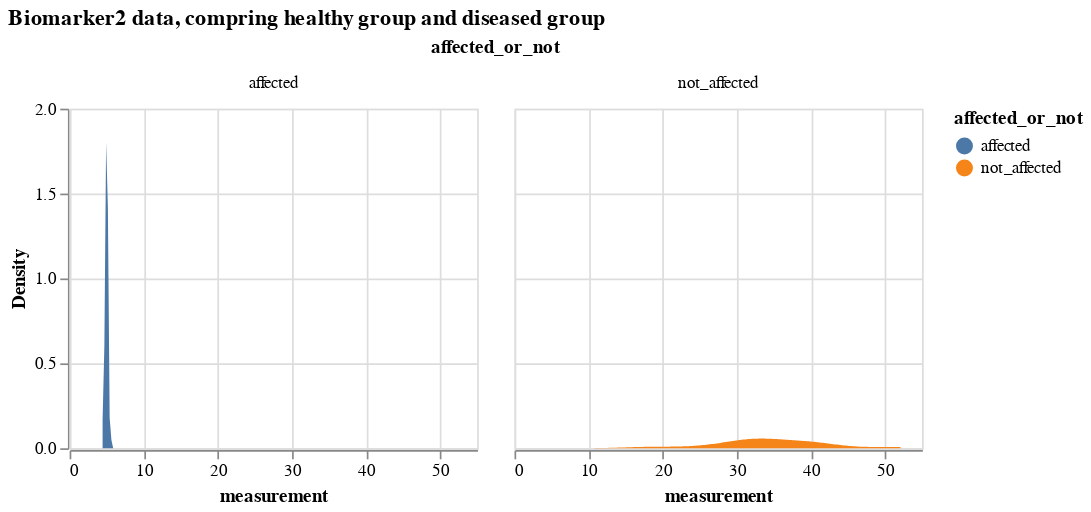

Notebook code for this chart:
### Markdown cell above
### Comparing a certain biomarker data

### Code cell
# select only biomarker 2 
bio_2_data = df_expanded[df_expanded.Biomarker=='Biomarker 2'].drop(['k_j', 'S_n', 'Biomarker'], axis = 1)
# biomarker2 data, comparing from diseased and healthy groups
alt.Chart(bio_2_data).transform_density(
    'measurement',
    as_=['measurement', 'Density'],
    groupby=['affected_or_not']
).mark_area().encode(
    x="measurement:Q",
    y="Density:Q",
    facet = alt.Facet(
        "affected_or_not:N",
    ),
    color=alt.Color(
        'affected_or_not:N'
    )
).properties(
    width= 240,
    height = 200,
).properties(
    title='Biomarker2 data, compring healthy group and diseased group'
)

### Figure 1 — Vega-Lite specification as saved in the notebook (floating-point values rounded to 4 significant figures)
{"config": {"view": {"continuousWidth": 300, "continuousHeight": 300}}, "data": {"name": "data-8596883118979df1413a9482850357c7"}, "mark": {"type": "area"}, "encoding": {"color": {"field": "affected_or_not", "type": "nominal"}, "facet": {"field": "affected_or_not", "type": "nominal"}, "x": {"field": "measurement", "type": "quantitative"}, "y": {"field": "Density", "type": "quantitative"}}, "height": 200, "title": "Biomarker2 data, compring healthy group and diseased group", "transform": [{"density": "measurement", "groupby": ["affected_or_not"], "as": ["measurement", "Density"]}], "width": 240, "$schema": "https://vega.github.io/schema/vega-lite/v5.16.3.json", "datasets": {"data-8596883118979df1413a9482850357c7": [{"participant": 0, "measurement": 4.768, "affected_or_not": "affected"}, {"participant": 1, "measurement": 28.28, "affected_or_not": "not_affected"}, {"participant": 2, "measurement": 4.907, "affected_or_not": "affected"}, {"participant": 3, "measurement": 4.952, "affected_or_not": "affected"}, {"participant": 4, "measurement": 34.11, "affected_or_not": "not_affected"}, {"participant": 5, "measurement": 41.82, "affected_or_not": "not_affected"}, {"participant": 6, "measurement": 5.17, "affected_or_not": "affected"}, {"participant": 7, "measurement": 27.17, "affected_or_not": "not_affected"}, {"participant": 8, "measurement": 36.34, "affected_or_not": "not_affected"}, {"participant": 9, "measurement": 4.978, "affected_or_not": "affected"}, {"participant": 10, "measurement": 4.976, "affected_or_not": "affected"}, {"participant": 11, "measurement": 33.8, "affected_or_not": "not_affected"}, {"participant": 12, "measurement": 5.133, "affected_or_not": "affected"}, {"participant": 13, "measurement": 30.23, "affected_or_not": "not_affected"}, {"participant": 14, "measurement": 30.85, "affected_or_not": "not_affected"}, {"participant": 15, "measurement": 5.042, "affected_or_not": "affected"}, {"participant": 16, "measurement": 4.645, "affected_or_not": "affected"}, {"participant": 17, "measurement": 4.924, "affected_or_not": "affected"}, {"participant": 18, "measurement": 5.047, "affected_or_not": "affected"}, {"participant": 19, "measurement": 4.894, "affected_or_not": "affected"}, {"participant": 20, "measurement": 5.033, "affected_or_not": "affected"}, {"participant": 21, "measurement": 5.173, "affected_or_not": "affected"}, {"participant": 22, "measurement": 4.701, "affected_or_not": "affected"}, {"participant": 23, "measurement": 5.574, "affected_or_not": "affected"}, {"participant": 24, "measurement": 4.842, "affected_or_not": "affected"}, {"participant": 25, "measurement": 4.66, "affected_or_not": "affected"}, {"participant": 26, "measurement": 5.009, "affected_or_not": "affected"}, {"participant": 27, "measurement": 4.893, "affected_or_not": "affected"}, {"participant": 28, "measurement": 4.908, "affected_or_not": "affected"}, {"participant": 29, "measurement": 5.06, "affected_or_not": "affected"}, {"participant": 30, "measurement": 4.816, "affected_or_not": "affected"}, {"participant": 31, "measurement": 4.751, "affected_or_not": "affected"}, {"participant": 32, "measurement": 4.741, "affected_or_not": "affected"}, {"participant": 33, "measurement": 5.191, "affected_or_not": "affected"}, {"participant": 34, "measurement": 52.1, "affected_or_not": "not_affected"}, {"participant": 35, "measurement": 5.115, "affected_or_not": "affected"}, {"participant": 36, "measurement": 4.815, "affected_or_not": "affected"}, {"participant": 37, "measurement": 4.958, "affected_or_not": "affected"}, {"participant": 38, "measurement": 4.961, "affected_or_not": "affected"}, {"participant": 39, "measurement": 5.262, "affected_or_not": "affected"}, {"participant": 40, "measurement": 31.14, "affected_or_not": "not_affected"}, {"participant": 41, "measurement": 30.18, "affected_or_not": "not_affected"}, {"participant": 42, "measurement": 5.057, "affected_or_not": "affected"}, {"participant": 43, "measurement": 5.126, "affected_or_not": "affected"}, {"participant": 44, "measurement": 5.222, "affected_or_not": "affected"}, {"participant": 45, "measurement": 5.05, "affected_or_not": "affected"}, {"participant": 46, "measurement": 35.36, "affected_or_not": "not_affected"}, {"participant": 47, "measurement": 5.207, "affected_or_not": "affected"}, {"participant": 48, "measurement": 4.751, "affected_or_not": "affected"}, {"participant": 49, "measurement": 4.948, "affected_or_not": "affected"}, {"participant": 50, "measurement": 30.93, "affected_or_not": "not_affected"}, {"participant": 51, "measurement": 4.863, "affected_or_not": "affected"}, {"participant": 52, "measurement": 4.617, "affected_or_not": "affected"}, {"participant": 53, "measurement": 5.135, "affected_or_not": "affected"}, {"participant": 54, "measurement": 4.49, "affected_or_not": "affected"}, {"participant": 55, "measurement": 39.45, "affected_or_not": "not_affected"}, {"participant": 56, "measurement": 33.85, "affected_or_not": "not_affected"}, {"participant": 57, "measurement": 23.79, "affected_or_not": "not_affected"}, {"participant": 58, "measurement": 33.57, "affected_or_not": "not_affected"}, {"participant": 59, "measurement": 4.982, "affected_or_not": "affected"}, {"participant": 60, "measurement": 4.874, "affected_or_not": "affected"}, {"participant": 61, "measurement": 4.954, "affected_or_not": "affected"}, {"participant": 62, "measurement": 35.27, "affected_or_not": "not_affected"}, {"participant": 63, "measurement": 4.579, "affected_or_not": "affected"}, {"participant": 64, "measurement": 40.22, "affected_or_not": "not_affected"}, {"participant": 65, "measurement": 5.252, "affected_or_not": "affected"}, {"participant": 66, "measurement": 5.153, "affected_or_not": "affected"}, {"participant": 67, "measurement": 39.26, "affected_or_not": "not_affected"}, {"participant": 68, "measurement": 4.889, "affected_or_not": "affected"}, {"participant": 69, "measurement": 5.019, "affected_or_not": "affected"}, {"participant": 70, "measurement": 4.907, "affected_or_not": "affected"}, {"participant": 71, "measurement": 5.235, "affected_or_not": "affected"}, {"participant": 72, "measurement": 5.232, "affected_or_not": "affected"}, {"participant": 73, "measurement": 42.44, "affected_or_not": "not_affected"}, {"participant": 74, "measurement": 32.78, "affected_or_not": "not_affected"}, {"participant": 75, "measurement": 5.136, "affected_or_not": "affected"}, {"participant": 76, "measurement": 5.087, "affected_or_not": "affected"}, {"participant": 77, "measurement": 5.098, "affected_or_not": "affected"}, {"participant": 78, "measurement": 5.08, "affected_or_not": "affected"}, {"participant": 79, "measurement": 32.43, "affected_or_not": "not_affected"}, {"participant": 80, "measurement": 5.125, "affected_or_not": "affected"}, {"participant": 81, "measurement": 5.016, "affected_or_not": "affected"}, {"participant": 82, "measurement": 38.96, "affected_or_not": "not_affected"}, {"participant": 83, "measurement": 5.289, "affected_or_not": "affected"}, {"participant": 84, "measurement": 5.058, "affected_or_not": "affected"}, {"participant": 85, "measurement": 5.28, "affected_or_not": "affected"}, {"participant": 86, "measurement": 5.048, "affected_or_not": "affected"}, {"participant": 87, "measurement": 33.11, "affected_or_not": "not_affected"}, {"participant": 88, "measurement": 40.01, "affected_or_not": "not_affected"}, {"participant": 89, "measurement": 4.986, "affected_or_not": "affected"}, {"participant": 90, "measurement": 17.13, "affected_or_not": "not_affected"}, {"participant": 91, "measurement": 4.913, "affected_or_not": "affected"}, {"participant": 92, "measurement": 40.38, "affected_or_not": "not_affected"}, {"participant": 93, "measurement": 5.348, "affected_or_not": "affected"}, {"participant": 94, "measurement": 4.45, "affected_or_not": "affected"}, {"participant": 95, "measurement": 4.864, "affected_or_not": "affected"}, {"participant": 96, "measurement": 4.812, "affected_or_not": "affected"}, {"participant": 97, "measurement": 19.07, "affected_or_not": "not_affected"}, {"participant": 98, "measurement": 50.58, "affected_or_not": "not_affected"}, {"participant": 99, "measurement": 4.975, "affected_or_not": "affected"}]}}
